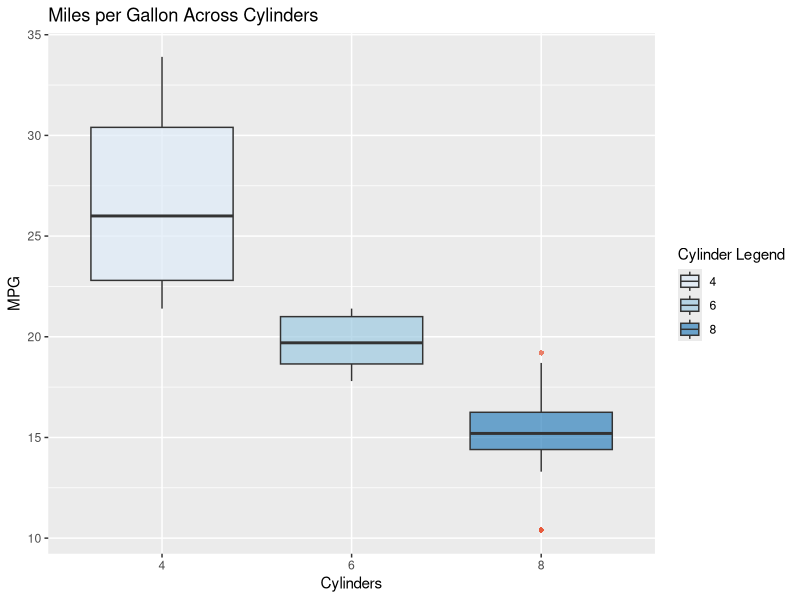
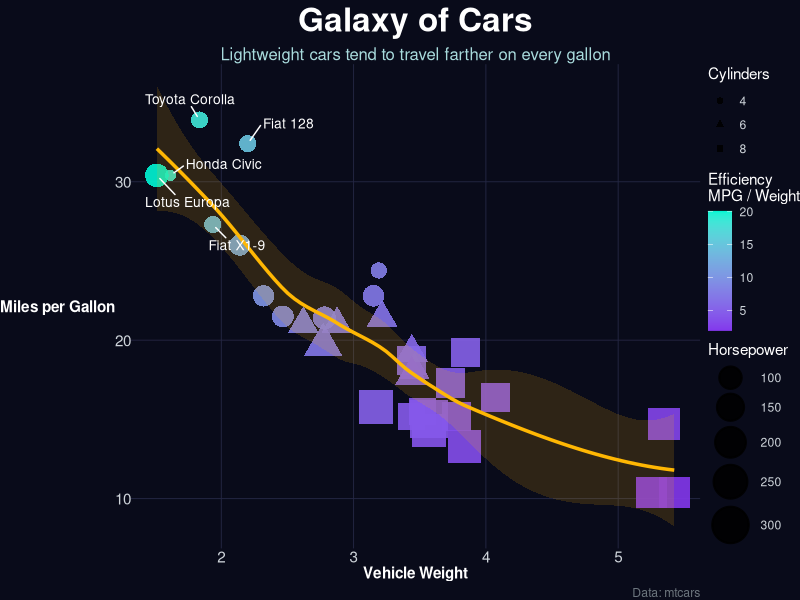

The R source for these figures, in order:
library(ggplot2)

ggplot(mtcars, aes(x= as.factor(cyl), y = mpg, fill = as.factor(cyl))) +
  geom_boxplot(alpha = 0.7, outlier.color = "#E74C2C", outlier.shape = 16) +
  scale_fill_brewer(palette = "Blues") +
  
  labs(
    
    title = "Miles per Gallon Across Cylinders",
    x = "Cylinders",
    y = "MPG",
    fill = "Cylinder Legend"
    
  ) +
  
  install.packages("dplyr"
  )


install.packages("ggrepel")
library(ggplot2)
library(ggrepel)
library(dplyr)

cars <- mtcars %>%
  mutate(
    model = rownames(mtcars),
    cylinders = factor(cyl),
    efficiency = mpg / wt
  )


ggplot(cars, aes(x = wt, y = mpg)) +
  
  
  theme_void() +
  
  
  geom_point(
    aes(
      color = efficiency,
      size = hp,
      shape = cylinders
    ),
    alpha = 0.9,
    stroke = 1.2
  ) +
  
  
  geom_smooth(
    method = "loess",
    se = TRUE,
    color = "#FFB703",
    fill = "#FFB703",
    alpha = 0.15,
    linewidth = 1.2
  ) +
  
  
  geom_text_repel(
    data = cars %>% slice_max(mpg, n = 5),
    aes(label = model),
    color = "white",
    size = 3.5,
    box.padding = 0.7,
    point.padding = 0.3,
    max.overlaps = Inf
  ) +
  
  
  scale_color_gradient(
    low = "#8338EC",
    high = "#00F5D4",
    name = "Efficiency\nMPG / Weight"
  ) +
  
  
  scale_size_continuous(
    range = c(3, 12),
    name = "Horsepower"
  ) +
  
  
  scale_shape_manual(
    values = c("4" = 16, "6" = 17, "8" = 15),
    name = "Cylinders"
  ) +
  
  
  labs(
    title = "Galaxy of Cars",
    subtitle = "Lightweight cars tend to travel farther on every gallon",
    x = "Vehicle Weight",
    y = "Miles per Gallon",
    caption = "Data: mtcars"
  ) +

  
  theme(
    plot.background = element_rect(fill = "#090B1A", color = NA),
    panel.background = element_rect(fill = "#090B1A", color = NA),
    plot.title = element_text(
      color = "#FFFFFF",
      size = 24,
      face = "bold",
      hjust = 0.5
    ),
    plot.subtitle = element_text(
      color = "#A8DADC",
      size = 12,
      hjust = 0.5
    ),
    axis.title = element_text(color = "#FFFFFF", face = "bold"),
    axis.text = element_text(color = "#CED4DA"),
    legend.background = element_rect(fill = "#090B1A", color = NA),
    legend.key = element_rect(fill = "#090B1A", color = NA),
    legend.title = element_text(color = "#FFFFFF"),
    legend.text = element_text(color = "#CED4DA"),
    plot.caption = element_text(color = "#6C757D"),
    panel.grid.major = element_line(color = "#242744", linewidth = 0.3),
    panel.grid.minor = element_blank()
  )

install.packages("rvest", type = "binary")
